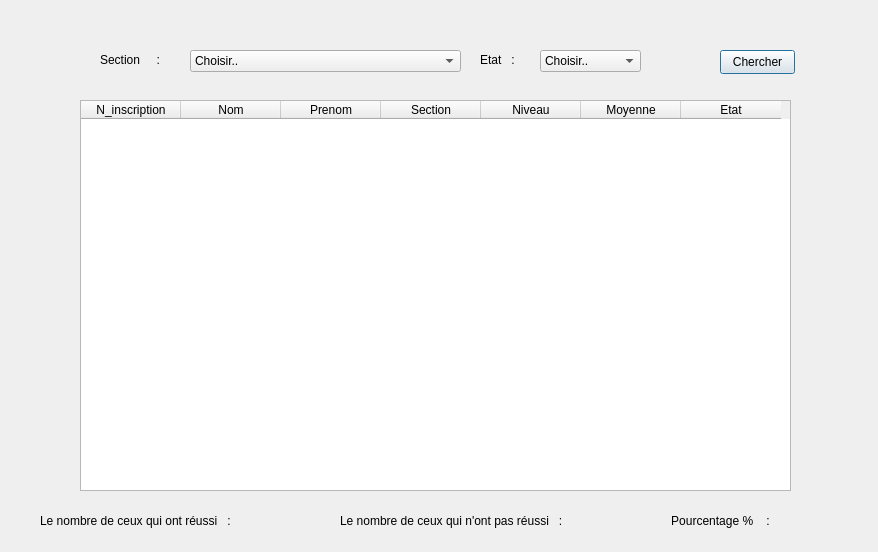
 <widget class="QDialog" name="Dialog">
  <property name="geometry">
   <rect>
    <x>0</x>
    <y>0</y>
    <width>878</width>
    <height>552</height>
   </rect>
  </property>
  <property name="windowTitle">
   <string>Dialog</string>
  </property>
  <property name="styleSheet">
   <string notr="true">QProgressBar:horizontal {
    border: 1px solid #3A3939;
    text-align: center;
    padding: 1px;
    background: #201F1F;
}
QProgressBar::chunk:horizontal {
    background-color: qlineargradient(spread:reflect, x1:1, y1:0.545, x2:1, y2:0, stop:0 rgba(28, 66, 111, 255), stop:1 rgba(37, 87, 146, 255));
}

QToolTip
{
    border: 1px solid #3A3939;
    background-color: rgb(90, 102, 117);;
    color: white;
    padding: 1px;
    opacity: 200;
}

QWidget
{
    color: silver;
    background-color: #302F2F;
    selection-background-color:#3d8ec9;
    selection-color: black;
    background-clip: border;
    border-image: none;
    outline: 0;
}

QWidget:item:hover
{
    background-color: #78879b;
    color: black;
}

QWidget:item:selected
{
    background-color: #3d8ec9;
}

QCheckBox
{
    spacing: 5px;
    outline: none;
    color: #bbb;
    margin-bottom: 2px;
}

QCheckBox:disabled
{
    color: #777777;
}
QCheckBox::indicator,
QGroupBox::indicator
{
    width: 18px;
    height: 18px;
}
QGroupBox::indicator
{
    margin-left: 2px;
}

QCheckBox::indicator:unchecked,
QCheckBox::indicator:unchecked:hover,
QGroupBox::indicator:unchecked,
QGroupBox::indicator:unchecked:hover
{
    image: url(:/dark_blue/img/checkbox_unchecked.png);
}

QCheckBox::indicator:unchecked:focus,
QCheckBox::indicator:unchecked:pressed,
QGroupBox::indicator:unchecked:focus,
QGroupBox::indicator:unchecked:pressed
{
  border: none;
    image: url(:/dark_blue/img/checkbox_unchecked_focus.png);
}

QCheckBox::indicator:checked,
QCheckBox::indicator:checked:hover,
QGroupBox::indicator:checked,
QGroupBox::indicator:checked:hover
{
    image: url(:/dark_blue/img/checkbox_checked.png);
}

QCheckBox::indicator:checked:focus,
QCheckBox::indicator:checked:pressed,
QGroupBox::indicator:checked:focus,
QGroupBox::indicator:checked:pressed
{
  border: none;
    image: url(:/dark_blue/img/checkbox_checked_focus.png);
}

QCheckBox::indicator:indeterminate,
QCheckBox::indicator:indeterminate:hover,
QCheckBox::indicator:indeterminate:pressed
QGroupBox::indicator:indeterminate,
QGroupBox::indicator:indeterminate:hover,
QGroupBox::indicator:indeterminate:pressed
{
    image: url(:/dark_blue/img/checkbox_indeterminate.png);
}

QCheckBox::indicator:indeterminate:focus,
QGroupBox::indicator:indeterminate:focus
{
    image: url(:/dark_blue/img/checkbox_indeterminate_focus.png);
}

QCheckBox::indicator:checked:disabled,
QGroupBox::indicator:checked:disabled
{
    image: url(:/dark_blue/img/checkbox_checked_disabled.png);
}

QCheckBox::indicator:unchecked:disabled,
QGroupBox::indicator:unchecked:disabled
{
    image: url(:/dark_blue/img/checkbox_unchecked_disabled.png);
}

QRadioButton
{
    spacing: 5px;
    outline: none;
    color: #bbb;
    margin-bottom: 2px;
}

QRadioButton:disabled
{
    color: #777777;
}
QRadioButton::indicator
{
    width: 21px;
    height: 21px;
}

QRadioButton::indicator:unchecked,
QRadioButton::indicator:unchecked:hover
{
    image: url(:/dark_blue/img/radio_unchecked.png);
}

QRadioButton::indicator:unchecked:focus,
QRadioButton::indicator:unchecked:pressed
{
  border: none;
  outline: none;
    image: url(:/dark_blue/img/radio_unchecked_focus.png);
}

QRadioButton::indicator:checked,
QRadioButton::indicator:checked:hover
{
  border: none;
  outline: none;
    image: url(:/dark_blue/img/radio_checked.png);
}

QRadioButton::indicator:checked:focus,
QRadioButton::indicato::menu-arrowr:checked:pressed
{
  border: none;
  outline: none;
    image: url(:/dark_blue/img/radio_checked_focus.png);
}

QRadioButton::indicator:indeterminate,
QRadioButton::indicator:indeterminate:hover,
QRadioButton::indicator:indeterminate:pressed
{
        image: url(:/dark_blue/img/radio_indeterminate.png);
}

QRadioButton::indicator:checked:disabled
{
  outline: none;
  image: url(:/dark_blue/img/radio_checked_disabled.png);
}

QRadioButton::indicator:unchecked:disabled
{
    image: url(:/dark_blue/img/radio_unchecked_disabled.png);
}


QMenuBar
{
    background-color: #302F2F;
    color: silver;
}

QMenuBar::item
{
    background: transparent;
}

QMenuBar::item:selected
{
    background: transparent;
    border: 1px solid #3A3939;
}

QMenuBar::item:pressed
{
    border: 1px solid #3A3939;
    background-color: #3d8ec9;
    color: black;
    margin-bottom:-1px;
    padding-bottom:1px;
}

QMenu
{
    border: 1px solid #3A3939;
    color: silver;
    margin: 1px;
}

QMenu::icon
{
    margin: 1px;
}

QMenu::item
{
    padding: 2px 2px 2px 25px;
    margin-left: 5px;
    border: 1px solid transparent; /* reserve space for selection border */
}

QMenu::item:selected
{
    color: black;
}

QMenu::separator {
    height: 2px;
    background: lightblue;
    margin-left: 10px;
    margin-right: 5px;
}

QMenu::indicator {
    width: 16px;
    height: 16px;
}

/* non-exclusive indicator = check box style indicator
   (see QActionGroup::setExclusive) */
QMenu::indicator:non-exclusive:unchecked {
    image: url(:/dark_blue/img/checkbox_unchecked.png);
}

QMenu::indicator:non-exclusive:unchecked:selected {
    image: url(:/dark_blue/img/checkbox_unchecked_disabled.png);
}

QMenu::indicator:non-exclusive:checked {
    image: url(:/dark_blue/img/checkbox_checked.png);
}

QMenu::indicator:non-exclusive:checked:selected {
    image: url(:/dark_blue/img/checkbox_checked_disabled.png);
}

/* exclusive indicator = radio button style indicator (see QActionGroup::setExclusive) */
QMenu::indicator:exclusive:unchecked {
    image: url(:/dark_blue/img/radio_unchecked.png);
}

QMenu::indicator:exclusive:unchecked:selected {
    image: url(:/dark_blue/img/radio_unchecked_disabled.png);
}

QMenu::indicator:exclusive:checked {
    image: url(:/dark_blue/img/radio_checked.png);
}

QMenu::indicator:exclusive:checked:selected {
    image: url(:/dark_blue/img/radio_checked_disabled.png);
}

QMenu::right-arrow {
    margin: 5px;
    image: url(:/dark_blue/img/right_arrow.png)
}


QWidget:disabled
{
    color: #808080;
    background-color: #302F2F;
}

QAbstractItemView
{
    alternate-background-color: #3A3939;
    color: silver;
    border: 1px solid 3A3939;
    border-radius: 2px;
    padding: 1px;
}

QWidget:focus, QMenuBar:focus
{
    border: 1px solid #78879b;
}

QTabWidget:focus, QCheckBox:focus, QRadioButton:focus, QSlider:focus
{
    border: none;
}

QLineEdit
{
    background-color: #201F1F;
    padding: 2px;
    border-style: solid;
    border: 1px solid #3A3939;
    border-radius: 2px;
    color: silver;
}

QGroupBox {
    border:1px solid #3A3939;
    border-radius: 2px;
    margin-top: 20px;
    background-color: #302F2F;
    color: silver;
}

QGroupBox::title {
    subcontrol-origin: margin;
    subcontrol-position: top center;
    padding-left: 10px;
    padding-right: 10px;
    padding-top: 10px;
}

QAbstractScrollArea
{
    border-radius: 2px;
    border: 1px solid #3A3939;
    background-color: transparent;
}

QScrollBar:horizontal
{
    height: 15px;
    margin: 3px 15px 3px 15px;
    border: 1px transparent #2A2929;
    border-radius: 4px;
    background-color: #2A2929;
}

QScrollBar::handle:horizontal
{
    background-color: #605F5F;
    min-width: 5px;
    border-radius: 4px;
}

QScrollBar::add-line:horizontal
{
    margin: 0px 3px 0px 3px;
    border-image: url(:/dark_blue/img/right_arrow_disabled.png);
    width: 10px;
    height: 10px;
    subcontrol-position: right;
    subcontrol-origin: margin;
}

QScrollBar::sub-line:horizontal
{
    margin: 0px 3px 0px 3px;
    border-image: url(:/dark_blue/img/left_arrow_disabled.png);
    height: 10px;
    width: 10px;
    subcontrol-position: left;
    subcontrol-origin: margin;
}

QScrollBar::add-line:horizontal:hover,QScrollBar::add-line:horizontal:on
{
    border-image: url(:/dark_blue/img/right_arrow.png);
    height: 10px;
    width: 10px;
    subcontrol-position: right;
    subcontrol-origin: margin;
}


QScrollBar::sub-line:horizontal:hover, QScrollBar::sub-line:horizontal:on
{
    border-image: url(:/dark_blue/img/left_arrow.png);
    height: 10px;
    width: 10px;
    subcontrol-position: left;
    subcontrol-origin: margin;
}

QScrollBar::up-arrow:horizontal, QScrollBar::down-arrow:horizontal
{
    background: none;
}


QScrollBar::add-page:horizontal, QScrollBar::sub-page:horizontal
{
    background: none;
}

QScrollBar:vertical
{
    background-color: #2A2929;
    width: 15px;
    margin: 15px 3px 15px 3px;
    border: 1px transparent #2A2929;
    border-radius: 4px;
}

QScrollBar::handle:vertical
{
    background-color: #605F5F;
    min-height: 5px;
    border-radius: 4px;
}

QScrollBar::sub-line:vertical
{
    margin: 3px 0px 3px 0px;
    border-image: url(:/dark_blue/img/up_arrow_disabled.png);
    height: 10px;
    width: 10px;
    subcontrol-position: top;
    subcontrol-origin: margin;
}

QScrollBar::add-line:vertical
{
    margin: 3px 0px 3px 0px;
    border-image: url(:/dark_blue/img/down_arrow_disabled.png);
    height: 10px;
    width: 10px;
    subcontrol-position: bottom;
    subcontrol-origin: margin;
}

QScrollBar::sub-line:vertical:hover,QScrollBar::sub-line:vertical:on
{

    border-image: url(:/dark_blue/img/up_arrow.png);
    height: 10px;
    width: 10px;
    subcontrol-position: top;
    subcontrol-origin: margin;
}


QScrollBar::add-line:vertical:hover, QScrollBar::add-line:vertical:on
{
    border-image: url(:/dark_blue/img/down_arrow.png);
    height: 10px;
    width: 10px;
    subcontrol-position: bottom;
    subcontrol-origin: margin;
}

QScrollBar::up-arrow:vertical, QScrollBar::down-arrow:vertical
{
    background: none;
}


QScrollBar::add-page:vertical, QScrollBar::sub-page:vertical
{
    background: none;
}

QTextEdit
{
    background-color: #201F1F;
    color: silver;
    border: 1px solid #3A3939;
}

QPlainTextEdit
{
    background-color: #201F1F;;
    color: silver;
    border-radius: 2px;
    border: 1px solid #3A3939;
}

QHeaderView::section
{
    background-color: #3A3939;
    color: silver;
    padding-left: 4px;
    border: 1px solid #6c6c6c;
}

QSizeGrip {
    image: url(:/dark_blue/img/sizegrip.png);
    width: 12px;
    height: 12px;
}

QMainWindow
{
    background-color: #302F2F;

}

QMainWindow::separator
{
    background-color: #302F2F;
    color: white;
    padding-left: 4px;
    spacing: 2px;
    border: 1px dashed #3A3939;
}

QMainWindow::separator:hover
{

    background-color: #787876;
    color: white;
    padding-left: 4px;
    border: 1px solid #3A3939;
    spacing: 2px;
}


QMenu::separator
{
    height: 1px;
    background-color: #3A3939;
    color: white;
    padding-left: 4px;
    margin-left: 10px;
    margin-right: 5px;
}


QFrame
{
    border-radius: 2px;
    border: 1px solid #444;
}

QFrame[frameShape=&quot;0&quot;]
{
    border-radius: 2px;
    border: 1px transparent #444;
}

QStackedWidget
{
    background-color: #302F2F;
    border: 1px transparent black;
}

QToolBar {
    border: 1px transparent #393838;
    background: 1px solid #302F2F;
    font-weight: bold;
}

QToolBar::handle:horizontal {
    image: url(:/dark_blue/img/Hmovetoolbar.png);
}
QToolBar::handle:vertical {
    image: url(:/dark_blue/img/Vmovetoolbar.png);
}
QToolBar::separator:horizontal {
    image: url(:/dark_blue/img/Hsepartoolbar.png);
}
QToolBar::separator:vertical {
    image: url(:/dark_blue/img/Vsepartoolbars.png);
}

QPushButton
{
    color: silver;
    background-color: #302F2F;
    border-width: 2px;
    border-color: #4A4949;
    border-style: solid;
    padding-top: 2px;
    padding-bottom: 2px;
    padding-left: 10px;
    padding-right: 10px;
    border-radius: 4px;
    /* outline: none; */
    /* min-width: 40px; */
}

QPushButton:disabled
{
    background-color: #302F2F;
    border-width: 2px;
    border-color: #3A3939;
    border-style: solid;
    padding-top: 2px;
    padding-bottom: 2px;
    padding-left: 10px;
    padding-right: 10px;
    /*border-radius: 2px;*/
    color: #808080;
}

QPushButton:focus {
    background-color: #3d8ec9;
    color: white;
}

QComboBox
{
    selection-background-color: #3d8ec9;
    background-color: #201F1F;
    border-style: solid;
    border: 1px solid #3A3939;
    border-radius: 2px;
    padding: 2px;
    min-width: 75px;
}

QPushButton:checked{
    background-color: #4A4949;
    border-color: #6A6969;
}

QPushButton:hover {
    border: 2px solid #78879b;
    color: silver;
}

QComboBox:hover, QAbstractSpinBox:hover,QLineEdit:hover,QTextEdit:hover,QPlainTextEdit:hover,QAbstractView:hover,QTreeView:hover
{
    border: 1px solid #78879b;
    color: silver;
}

QComboBox:on
{
    background-color: #626873;
    padding-top: 3px;
    padding-left: 4px;
    selection-background-color: #4a4a4a;
}

QComboBox QAbstractItemView
{
    background-color: #201F1F;
    border-radius: 2px;
    border: 1px solid #444;
    selection-background-color: #3d8ec9;
    color: silver;
}

QComboBox::drop-down
{
    subcontrol-origin: padding;
    subcontrol-position: top right;
    width: 15px;

    border-left-width: 0px;
    border-left-color: darkgray;
    border-left-style: solid;
    border-top-right-radius: 3px;
    border-bottom-right-radius: 3px;
}

QComboBox::down-arrow
{
    image: url(:/dark_blue/img/down_arrow_disabled.png);
}

QComboBox::down-arrow:on, QComboBox::down-arrow:hover,
QComboBox::down-arrow:focus
{
    image: url(:/dark_blue/img/down_arrow.png);
}

QPushButton:pressed
{
    background-color: #484846;
}

QAbstractSpinBox {
    padding-top: 2px;
    padding-bottom: 2px;
    border: 1px solid #3A3939;
    background-color: #201F1F;
    color: silver;
    border-radius: 2px;
    min-width: 75px;
}

QAbstractSpinBox:up-button
{
    background-color: transparent;
    subcontrol-origin: border;
    subcontrol-position: top right;
}

QAbstractSpinBox:down-button
{
    background-color: transparent;
    subcontrol-origin: border;
    subcontrol-position: bottom right;
}

QAbstractSpinBox::up-arrow,QAbstractSpinBox::up-arrow:disabled,QAbstractSpinBox::up-arrow:off {
    image: url(:/dark_blue/img/up_arrow_disabled.png);
    width: 10px;
    height: 10px;
}
QAbstractSpinBox::up-arrow:hover
{
    image: url(:/dark_blue/img/up_arrow.png);
}


QAbstractSpinBox::down-arrow,QAbstractSpinBox::down-arrow:disabled,QAbstractSpinBox::down-arrow:off
{
    image: url(:/dark_blue/img/down_arrow_disabled.png);
    width: 10px;
    height: 10px;
}
QAbstractSpinBox::down-arrow:hover
{
    image: url(:/dark_blue/img/down_arrow.png);
}


QLabel
{
    border: 0px solid black;
}

QTabWidget{
    border: 1px transparent black;
}

QTabWidget::pane {
    border: 1px solid #444;
    border-radius: 3px;
    padding: 3px;
}

QTabBar
{
    qproperty-drawBase: 0;
    left: 5px; /* move to the right by 5px */
}

QTabBar:focus
{
    border: 0px transparent black;
}

QTabBar::close-button  {
    image: url(:/dark_blue/img/close.png);
    background: transparent;
}

QTabBar::close-button:hover
{
    image: url(:/dark_blue/img/close-hover.png);
    background: transparent;
}

QTabBar::close-button:pressed {
    image: url(:/dark_blue/img/close-pressed.png);
    background: transparent;
}

/* TOP TABS */
QTabBar::tab:top {
    color: #b1b1b1;
    border: 1px solid #4A4949;
    border-bottom: 1px transparent black;
    background-color: #302F2F;
    padding: 5px;
    border-top-left-radius: 2px;
    border-top-right-radius: 2px;
}

QTabBar::tab:top:!selected
{
    color: #b1b1b1;
    background-color: #201F1F;
    border: 1px transparent #4A4949;
    border-bottom: 1px transparent #4A4949;
    border-top-left-radius: 0px;
    border-top-right-radius: 0px;
}

QTabBar::tab:top:!selected:hover {
    background-color: #48576b;
}

/* BOTTOM TABS */
QTabBar::tab:bottom {
    color: #b1b1b1;
    border: 1px solid #4A4949;
    border-top: 1px transparent black;
    background-color: #302F2F;
    padding: 5px;
    border-bottom-left-radius: 2px;
    border-bottom-right-radius: 2px;
}

QTabBar::tab:bottom:!selected
{
    color: #b1b1b1;
    background-color: #201F1F;
    border: 1px transparent #4A4949;
    border-top: 1px transparent #4A4949;
    border-bottom-left-radius: 0px;
    border-bottom-right-radius: 0px;
}

QTabBar::tab:bottom:!selected:hover {
    background-color: #78879b;
}

/* LEFT TABS */
QTabBar::tab:left {
    color: #b1b1b1;
    border: 1px solid #4A4949;
    border-left: 1px transparent black;
    background-color: #302F2F;
    padding: 5px;
    border-top-right-radius: 2px;
    border-bottom-right-radius: 2px;
}

QTabBar::tab:left:!selected
{
    color: #b1b1b1;
    background-color: #201F1F;
    border: 1px transparent #4A4949;
    border-right: 1px transparent #4A4949;
    border-top-right-radius: 0px;
    border-bottom-right-radius: 0px;
}

QTabBar::tab:left:!selected:hover {
    background-color: #48576b;
}


/* RIGHT TABS */
QTabBar::tab:right {
    color: #b1b1b1;
    border: 1px solid #4A4949;
    border-right: 1px transparent black;
    background-color: #302F2F;
    padding: 5px;
    border-top-left-radius: 2px;
    border-bottom-left-radius: 2px;
}

QTabBar::tab:right:!selected
{
    color: #b1b1b1;
    background-color: #201F1F;
    border: 1px transparent #4A4949;
    border-right: 1px transparent #4A4949;
    border-top-left-radius: 0px;
    border-bottom-left-radius: 0px;
}

QTabBar::tab:right:!selected:hover {
    background-color: #48576b;
}

QTabBar QToolButton::right-arrow:enabled {
     image: url(:/dark_blue/img/right_arrow.png);
 }

 QTabBar QToolButton::left-arrow:enabled {
     image: url(:/dark_blue/img/left_arrow.png);
 }

QTabBar QToolButton::right-arrow:disabled {
     image: url(:/dark_blue/img/right_arrow_disabled.png);
 }

 QTabBar QToolButton::left-arrow:disabled {
     image: url(:/dark_blue/img/left_arrow_disabled.png);
 }


QDockWidget {
    border: 1px solid #403F3F;
    titlebar-close-icon: url(:/dark_blue/img/close.png);
    titlebar-normal-icon: url(:/dark_blue/img/undock.png);
}

QDockWidget::close-button, QDockWidget::float-button {
    border: 1px solid transparent;
    border-radius: 2px;
    background: transparent;
}

QDockWidget::close-button:hover, QDockWidget::float-button:hover {
    background: rgba(255, 255, 255, 10);
}

QDockWidget::close-button:pressed, QDockWidget::float-button:pressed {
    padding: 1px -1px -1px 1px;
    background: rgba(255, 255, 255, 10);
}

QTreeView, QListView, QTextBrowser, AtLineEdit, AtLineEdit::hover {
    border: 1px solid #444;
    background-color: silver;
    border-radius: 3px;
    margin-left: 3px;
    color: black;
}

QTreeView:branch:selected, QTreeView:branch:hover {
    background: url(:/dark_blue/img/transparent.png);
}

QTreeView::branch:has-siblings:!adjoins-item {
    border-image: url(:/dark_blue/img/transparent.png);
}

QTreeView::branch:has-siblings:adjoins-item {
    border-image: url(:/dark_blue/img/transparent.png);
}

QTreeView::branch:!has-children:!has-siblings:adjoins-item {
    border-image: url(:/dark_blue/img/transparent.png);
}

QTreeView::branch:has-children:!has-siblings:closed,
QTreeView::branch:closed:has-children:has-siblings {
    image: url(:/dark_blue/img/branch_closed.png);
}

QTreeView::branch:open:has-children:!has-siblings,
QTreeView::branch:open:has-children:has-siblings  {
    image: url(:/dark_blue/img/branch_open.png);
}

QTreeView::branch:has-children:!has-siblings:closed:hover,
QTreeView::branch:closed:has-children:has-siblings:hover {
    image: url(:/dark_blue/img/branch_closed-on.png);
    }

QTreeView::branch:open:has-children:!has-siblings:hover,
QTreeView::branch:open:has-children:has-siblings:hover  {
    image: url(:/dark_blue/img/branch_open-on.png);
    }

QListView::item:!selected:hover, QListView::item:!selected:hover, QTreeView::item:!selected:hover  {
    background: rgba(0, 0, 0, 0);
    outline: 0;
    color: #FFFFFF
}

QListView::item:selected:hover, QListView::item:selected:hover, QTreeView::item:selected:hover  {
    background: #3d8ec9;
    color: #FFFFFF;
}

QSlider::groove:horizontal {
    border: 1px solid #3A3939;
    height: 8px;
    background: #201F1F;
    margin: 2px 0;
    border-radius: 2px;
}

QSlider::handle:horizontal {
    background: QLinearGradient( x1: 0, y1: 0, x2: 0, y2: 1,
      stop: 0.0 silver, stop: 0.2 #a8a8a8, stop: 1 #727272);
    border: 1px solid #3A3939;
    width: 14px;
    height: 14px;
    margin: -4px 0;
    border-radius: 2px;
}

QSlider::groove:vertical {
    border: 1px solid #3A3939;
    width: 8px;
    background: #201F1F;
    margin: 0 0px;
    border-radius: 2px;
}

QSlider::handle:vertical {
    background: QLinearGradient( x1: 0, y1: 0, x2: 0, y2: 1, stop: 0.0 silver,
    stop: 0.2 #a8a8a8, stop: 1 #727272);
    border: 1px solid #3A3939;
    width: 14px;
    height: 14px;
    margin: 0 -4px;
    border-radius: 2px;
}

QToolButton {
    /*  background-color: transparent; */
    border: 2px transparent #4A4949;
    border-radius: 4px;
    background-color: dimgray;
    margin: 2px;
    padding: 2px;
}

QToolButton[popupMode=&quot;1&quot;] { /* only for MenuButtonPopup */
 padding-right: 20px; /* make way for the popup button */
 border: 2px transparent #4A4949;
 border-radius: 4px;
}

QToolButton[popupMode=&quot;2&quot;] { /* only for InstantPopup */
 padding-right: 10px; /* make way for the popup button */
 border: 2px transparent #4A4949;
}


QToolButton:hover, QToolButton::menu-button:hover {
    border: 2px solid #78879b;
}

QToolButton:checked, QToolButton:pressed,
    QToolButton::menu-button:pressed {
    background-color: #4A4949;
    border: 2px solid #78879b;
}

/* the subcontrol below is used only in the InstantPopup or DelayedPopup mode */
QToolButton::menu-indicator {
    image: url(:/dark_blue/img/down_arrow.png);
    top: -7px; left: -2px; /* shift it a bit */
}

/* the subcontrols below are used only in the MenuButtonPopup mode */
QToolButton::menu-button {
    border: 1px transparent #4A4949;
    border-top-right-radius: 6px;
    border-bottom-right-radius: 6px;
    /* 16px width + 4px for border = 20px allocated above */
    width: 16px;
    outline: none;
}

QToolButton::menu-arrow {
    image: url(:/dark_blue/img/down_arrow.png);
}

QToolButton::menu-arrow:open {
    top: 1px; left: 1px; /* shift it a bit */
    border: 1px solid #3A3939;
}

QPushButton::menu-indicator  {
    subcontrol-origin: padding;
    subcontrol-position: bottom right;
    left: 4px;
}

QTableView
{
    border: 1px solid #444;
    gridline-color: #6c6c6c;
    background-color: #201F1F;
}


QTableView, QHeaderView
{
    border-radius: 0px;
}

QTableView::item:pressed, QListView::item:pressed, QTreeView::item:pressed  {
    background: #78879b;
    color: #FFFFFF;
}

QTableView::item:selected:active, QTreeView::item:selected:active, QListView::item:selected:active  {
    background: #3d8ec9;
    color: #FFFFFF;
}


QHeaderView
{
    border: 1px transparent;
    border-radius: 2px;
    margin: 0px;
    padding: 0px;
}

QHeaderView::section  {
    background-color: #3A3939;
    color: silver;
    padding: 4px;
    border: 1px solid #6c6c6c;
    border-radius: 0px;
    text-align: center;
}

QHeaderView::section::vertical::first, QHeaderView::section::vertical::only-one
{
    border-top: 1px solid #6c6c6c;
}

QHeaderView::section::vertical
{
    border-top: transparent;
}

QHeaderView::section::horizontal::first, QHeaderView::section::horizontal::only-one
{
    border-left: 1px solid #6c6c6c;
}

QHeaderView::section::horizontal
{
    border-left: transparent;
}


QHeaderView::section:checked
 {
    color: white;
    background-color: #5A5959;
 }

 /* style the sort indicator */
QHeaderView::down-arrow {
    image: url(:/dark_blue/img/down_arrow.png);
}

QHeaderView::up-arrow {
    image: url(:/dark_blue/img/up_arrow.png);
}


QTableCornerButton::section {
    background-color: #3A3939;
    border: 1px solid #3A3939;
    border-radius: 2px;
}

QToolBox  {
    padding: 3px;
    border: 1px transparent black;
}

QToolBox::tab {
    color: #b1b1b1;
    background-color: #302F2F;
    border: 1px solid #4A4949;
    border-bottom: 1px transparent #302F2F;
    border-top-left-radius: 5px;
    border-top-right-radius: 5px;
}

 QToolBox::tab:selected { /* italicize selected tabs */
    font: italic;
    background-color: #302F2F;
    border-color: #3d8ec9;
 }

QStatusBar::item {
    border: 1px solid #3A3939;
    border-radius: 2px;
 }


QFrame[height=&quot;3&quot;], QFrame[width=&quot;3&quot;] {
    background-color: #AAA;
}


QSplitter::handle {
    border: 1px dashed #3A3939;
}

QSplitter::handle:hover {
    background-color: #787876;
    border: 1px solid #3A3939;
}

QSplitter::handle:horizontal {
    width: 1px;
}

QSplitter::handle:vertical {
    height: 1px;
}

QListWidget {
    background-color: silver;
    border-radius: 5px;
    margin-left: 5px;
}

QListWidget::item {
    color: black;
}

QMessageBox {
    messagebox-critical-icon	: url(:/dark_blue/img/critical.png);
    messagebox-information-icon	: url(:/dark_blue/img/information.png);
    messagebox-question-icon	: url(:/dark_blue/img/question.png);
    messagebox-warning-icon:    : url(:/dark_blue/img/warning.png);
}

ColorButton::enabled {
    border-radius: 0px;
    border: 1px solid #444444;
}

ColorButton::disabled {
    border-radius: 0px;
    border: 1px solid #AAAAAA;
}</string>
  </property>
  <widget class="QLabel" name="label_9">
   <property name="geometry">
    <rect>
     <x>790</x>
     <y>510</y>
     <width>81</width>
     <height>21</height>
    </rect>
   </property>
   <property name="styleSheet">
    <string notr="true">font: 10pt &quot;Arial Rounded MT Bold&quot;;</string>
   </property>
   <property name="text">
    <string/>
   </property>
   <property name="alignment">
    <set>Qt::AlignCenter</set>
   </property>
  </widget>
  <widget class="QPushButton" name="pushButton">
   <property name="geometry">
    <rect>
     <x>720</x>
     <y>50</y>
     <width>75</width>
     <height>24</height>
    </rect>
   </property>
   <property name="text">
    <string>Chercher</string>
   </property>
  </widget>
  <widget class="QLabel" name="label">
   <property name="geometry">
    <rect>
     <x>100</x>
     <y>50</y>
     <width>81</width>
     <height>20</height>
    </rect>
   </property>
   <property name="text">
    <string>Section     :</string>
   </property>
  </widget>
  <widget class="QLabel" name="label_2">
   <property name="geometry">
    <rect>
     <x>660</x>
     <y>510</y>
     <width>121</width>
     <height>21</height>
    </rect>
   </property>
   <property name="styleSheet">
    <string notr="true">font: 600 10pt &quot;Bahnschrift SemiBold&quot;;</string>
   </property>
   <property name="text">
    <string>Pourcentage %    :</string>
   </property>
   <property name="alignment">
    <set>Qt::AlignCenter</set>
   </property>
  </widget>
  <widget class="QTableWidget" name="tableWidget">
   <property name="geometry">
    <rect>
     <x>80</x>
     <y>100</y>
     <width>711</width>
     <height>391</height>
    </rect>
   </property>
   <property name="styleSheet">
    <string notr="true"/>
   </property>
   <column>
    <property name="text">
     <string>N_inscription</string>
    </property>
   </column>
   <column>
    <property name="text">
     <string>Nom</string>
    </property>
   </column>
   <column>
    <property name="text">
     <string>Prenom</string>
    </property>
   </column>
   <column>
    <property name="text">
     <string>Section</string>
    </property>
   </column>
   <column>
    <property name="text">
     <string>Niveau</string>
    </property>
   </column>
   <column>
    <property name="text">
     <string>Moyenne</string>
    </property>
   </column>
   <column>
    <property name="text">
     <string>Etat</string>
    </property>
   </column>
  </widget>
  <widget class="QComboBox" name="comboBox">
   <property name="geometry">
    <rect>
     <x>190</x>
     <y>50</y>
     <width>271</width>
     <height>22</height>
    </rect>
   </property>
   <property name="styleSheet">
    <string notr="true"/>
   </property>
   <item>
    <property name="text">
     <string notr="true">Choisir..</string>
    </property>
   </item>
   <item>
    <property name="text">
     <string>Licence en électronique électrotechnique et automatique (L-EAA)</string>
    </property>
   </item>
   <item>
    <property name="text">
     <string>Licence en sciences de l’informatique</string>
    </property>
   </item>
   <item>
    <property name="text">
     <string>Licence en mathématiques appliquée (L-M)</string>
    </property>
   </item>
   <item>
    <property name="text">
     <string>Licence en systèmes embarqués (L-SE)</string>
    </property>
   </item>
   <item>
    <property name="text">
     <string>Diplôme national d'ingénieur en électronique (ING)</string>
    </property>
   </item>
   <item>
    <property name="text">
     <string>Cycle préparatoire intégré (CPI)</string>
    </property>
   </item>
   <item>
    <property name="text">
     <string>Mastère de recherche en génie logiciel (MR-GL)</string>
    </property>
   </item>
   <item>
    <property name="text">
     <string>Mastère professionnel en génie logiciel (MP-GL)</string>
    </property>
   </item>
  </widget>
  <widget class="QLabel" name="label_4">
   <property name="geometry">
    <rect>
     <x>40</x>
     <y>510</y>
     <width>221</width>
     <height>21</height>
    </rect>
   </property>
   <property name="styleSheet">
    <string notr="true">font: 600 10pt &quot;Bahnschrift SemiBold&quot;;</string>
   </property>
   <property name="text">
    <string>Le nombre de ceux qui ont réussi   :</string>
   </property>
  </widget>
  <widget class="QLabel" name="label_5">
   <property name="geometry">
    <rect>
     <x>260</x>
     <y>510</y>
     <width>71</width>
     <height>21</height>
    </rect>
   </property>
   <property name="styleSheet">
    <string notr="true">font: 600 10pt &quot;Bahnschrift SemiBold&quot;;
color: rgb(85, 255, 0);</string>
   </property>
   <property name="text">
    <string/>
   </property>
  </widget>
  <widget class="QLabel" name="label_6">
   <property name="geometry">
    <rect>
     <x>340</x>
     <y>510</y>
     <width>241</width>
     <height>21</height>
    </rect>
   </property>
   <property name="styleSheet">
    <string notr="true">font: 600 10pt &quot;Bahnschrift SemiBold&quot;;</string>
   </property>
   <property name="text">
    <string>Le nombre de ceux qui n'ont pas réussi   :</string>
   </property>
  </widget>
  <widget class="QLabel" name="label_7">
   <property name="geometry">
    <rect>
     <x>590</x>
     <y>510</y>
     <width>71</width>
     <height>21</height>
    </rect>
   </property>
   <property name="styleSheet">
    <string notr="true">font: 600 10pt &quot;Bahnschrift SemiBold&quot;;
color: rgb(255, 0, 0);</string>
   </property>
   <property name="text">
    <string/>
   </property>
  </widget>
  <widget class="QComboBox" name="comboBox_2">
   <property name="geometry">
    <rect>
     <x>540</x>
     <y>50</y>
     <width>101</width>
     <height>22</height>
    </rect>
   </property>
   <item>
    <property name="text">
     <string>Choisir..</string>
    </property>
   </item>
   <item>
    <property name="text">
     <string>Admis</string>
    </property>
   </item>
   <item>
    <property name="text">
     <string>Redoublant</string>
    </property>
   </item>
  </widget>
  <widget class="QLabel" name="label_8">
   <property name="geometry">
    <rect>
     <x>480</x>
     <y>50</y>
     <width>61</width>
     <height>20</height>
    </rect>
   </property>
   <property name="text">
    <string>Etat   :</string>
   </property>
  </widget>
 </widget>
